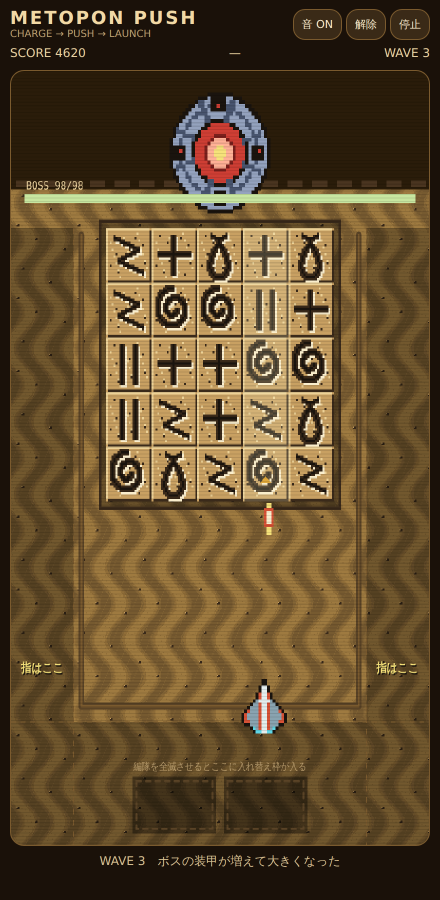
#> input picture t1.png, 880 x 1800 px (shown at 1/2 size)
$ python -i gen_art.py   (imports and definitions only)
#> lines starting #> are read from the running program, lines starting #| are printed output that depends on the picture
#!/usr/bin/env python3
"""METOPON 8bit ドット絵ジェネレータ。

無料素材サイトへ到達できない環境のため、ゼビウス風の 8bit スプライトを
自前で生成する。出力は assets/img/*.png（1ドット=1px、表示時に整数倍拡大）。
再生成: python3 tools/gen_art.py
"""
import math, os, tempfile
from PIL import Image, ImageDraw

OUT = os.path.join(os.path.dirname(__file__), '..', 'assets', 'img')

# --- 砂漠パレット（8bit機の色数に寄せて絞る） ---
PAL = {
    '.': (0, 0, 0, 0),
    'o': (26, 20, 14, 255),      # 輪郭／彫り込みの影
    'O': (58, 42, 26, 255),      # 砂の深い影
    'D': (143, 109, 56, 255),    # 砂・暗
    'S': (200, 160, 98, 255),    # 砂・基本
    'H': (236, 209, 150, 255),   # 砂・明
    'W': (250, 238, 205, 255),   # 砂・ハイライト
    'b': (228, 238, 238, 255),   # 機体・明
    'm': (137, 163, 176, 255),   # 機体・中
    'a': (214, 82, 54, 255),     # 赤ライン
    'c': (95, 214, 230, 255),    # 排気
    'R': (206, 62, 52, 255),     # 敵・赤
    'r': (122, 32, 28, 255),
    'L': (255, 176, 150, 255),
    'G': (92, 178, 74, 255),     # 敵・緑
    'g': (40, 96, 38, 255),
    'l': (186, 232, 150, 255),
    'P': (148, 162, 190, 255),   # 敵・鋼
    'p': (72, 84, 110, 255),
    'y': (246, 226, 122, 255),   # 発光
    'n': (72, 36, 102, 255),     # ナス・最暗
    'v': (108, 58, 150, 255),    # ナス・暗
    'V': (152, 94, 198, 255),    # ナス・中
    'U': (198, 152, 232, 255),   # ナス・明
    'K': (232, 186, 74, 255),    # 黄金
    'k': (166, 118, 34, 255),    # 黄金・影
    'B': (58, 106, 192, 255),    # エジプト青
    'b2': (30, 58, 118, 255),    # エジプト青・影
    'N': (26, 24, 30, 255),      # 黒（アヌビス）
    'n2': (58, 54, 66, 255),     # 黒・明
    'F': (238, 236, 228, 255),   # 白布（メジェド）
    'f': (186, 184, 176, 255),   # 白布・影
    'T': (214, 162, 104, 255),   # 砂岩の肌
    't': (168, 118, 68, 255),
    'X': (240, 205, 148, 255),   # スフィンクスの砂色（線画の塗り）
    'x': (214, 176, 122, 255),   # その影
    'M': (166, 102, 46, 255),    # アヌビスの肌
    'Y': (247, 196, 44, 255),    # 黄（腰布・装飾）
    'A': (232, 124, 44, 255),    # 橙（襟）
    'e': (250, 232, 206, 255),   # 白目
}


# [23 lines left out: functions from_rows, save, not called in this run]


# ---------------------------------------------------------------- 自機
# ゼビウスのソルバルウ風。左半分だけ書いて左右対称に展開する。
SHIP = [
    '.......o',
    '.......o',
    '......ob',
    '......ob',
    '.....oab',
    '.....oab',
    '....ombb',
    '...ommab',
    '..ommmab',
    '.oammmab',
    'oammmmab',
    'oammmmab',
    'oaammmab',
    '.oommmab',
    '...ocmab',
    '....occb',
]

# ---------------------------------------------------------------- 敵 1x1
# トーロイド風の回転リング。四分円を書いて上下左右に展開。
E1 = [
    '.....ooo',
    '...ooRRR',
    '..oRRLLR',
    '.oRRLLRR',
    '.oRLLRro',
    'oRRLRro.',
    'oRRLRo..',
    'oRRLRo..',
]

# ---------------------------------------------------------------- 敵 2x1
# 横長の高速機。左半分を左右対称に展開して 32x16。
E2 = [
    '...............o',
    '..............oG',
    '............oogG',
    '.........ooogGGG',
    '......ooogGGGGll',
    '...oogGGGGGGGlll',
    '.oogGGGGooGGGlll',
    'ogGGGGGoRRoGllll',
    'ogGGGGGoRRoGllll',
    '.oogGGGGooGGGlll',
    '...oogGGGGGGGlll',
    '......ooogGGGGll',
    '.........ooogGGG',
    '............oogG',
    '..............oG',
    '...............o',
]

# ---------------------------------------------------------------- 敵 2x2
# [68 lines left out: functions enemy4, zako22, nasu_big, not called in this run]


# --- ボス4体 ---------------------------------------------------------------
# 参考にした絵の雰囲気（太い輪郭＋べた塗り、目が大きくてとぼけた顔）に寄せて
# ドットで描き起こしたもの。素材そのものは使っていない。
# ボスの帯は暗いので、シルエットのまわりに淡いふちを足して浮かせる。
INK = (26, 20, 14, 255)
RIM = (250, 238, 205, 255)


def add_rim(img, col=RIM, w=2):
    """不透明な部分のまわりに淡いふちを足す。暗い体でも形が見えるように。"""
    from PIL import ImageChops, ImageFilter
    a = img.split()[3].point(lambda v: 255 if v > 128 else 0)
    ring = ImageChops.subtract(a.filter(ImageFilter.MaxFilter(2 * w + 1)), a)
    out = Image.new('RGBA', img.size, (0, 0, 0, 0))
    out.paste(col, (0, 0), ring)
    out.alpha_composite(img)
    return out


# [296 lines left out: functions boss_sphinx, boss_medjed, boss_bastet, boss_anubis, spiral_points, glyph_paths and 9 more, not called in this run]


# [10 lines not run here, left out]

>>> import cv2
>>> picture = cv2.imread('../t1.png', cv2.IMREAD_GRAYSCALE)
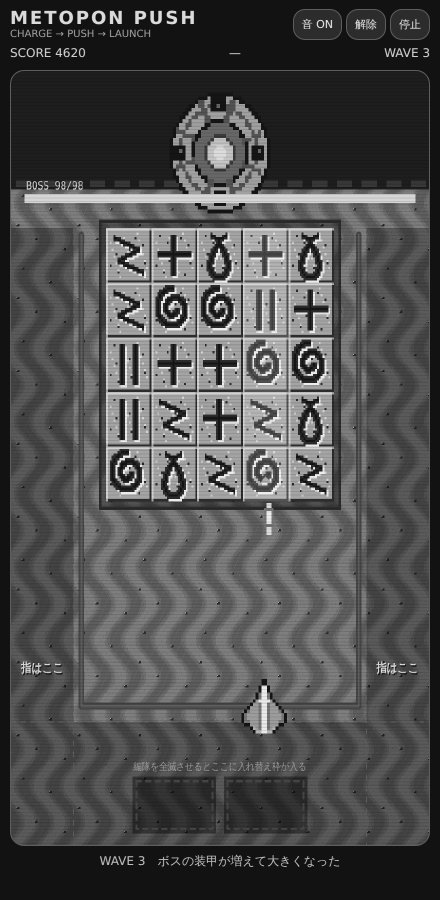
#> picture: shape (1800, 880) (shown at 1/2 size); min 16, max 238, mean 78
>>> result = add_rim(picture)
#> (the run stopped early here; a loop or call above may not have finished)

$ run again, on w1_carry.png
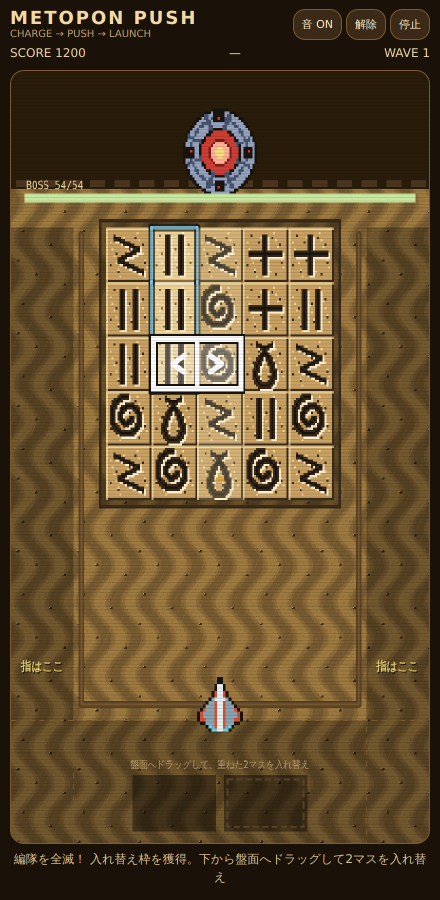
#> input picture w1_carry.png, 880 x 1800 px (shown at 1/2 size)
#> `picture = cv2.imread('../t1.png', cv2.IMREAD_GRAYSCALE)`:
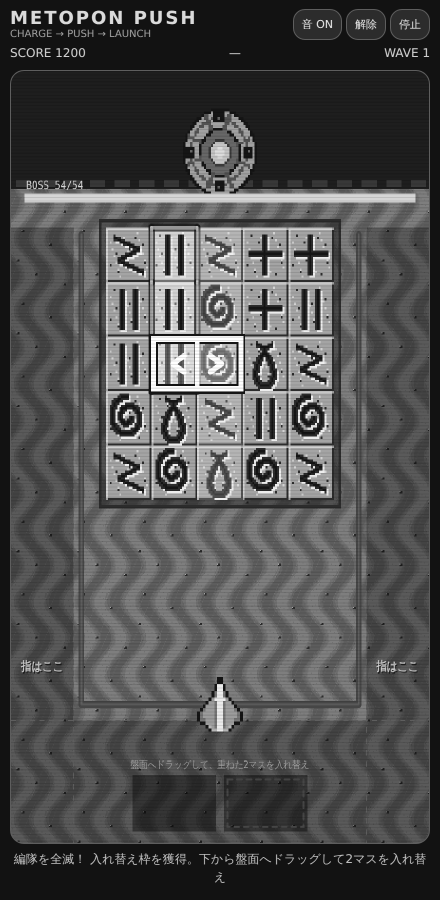
#> picture: shape (1800, 880) (shown at 1/2 size); min 16, max 255, mean 78.2

$ run again, on w2_board.png
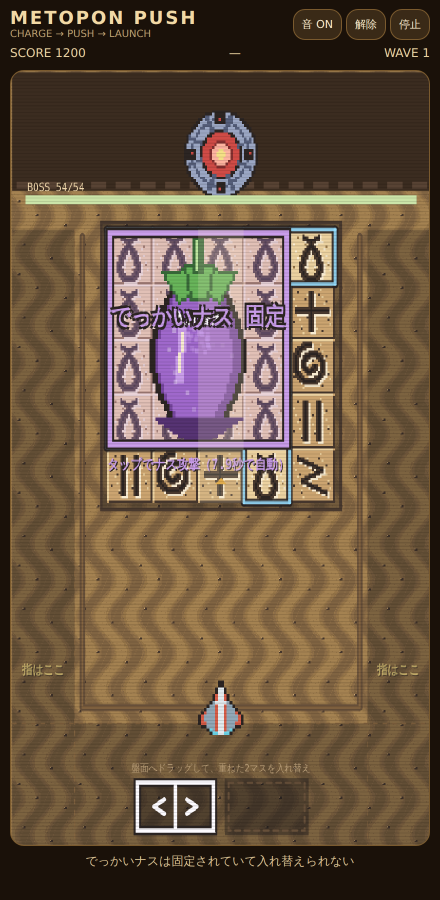
#> input picture w2_board.png, 880 x 1800 px (shown at 1/2 size)
#> `picture = cv2.imread('../t1.png', cv2.IMREAD_GRAYSCALE)`:
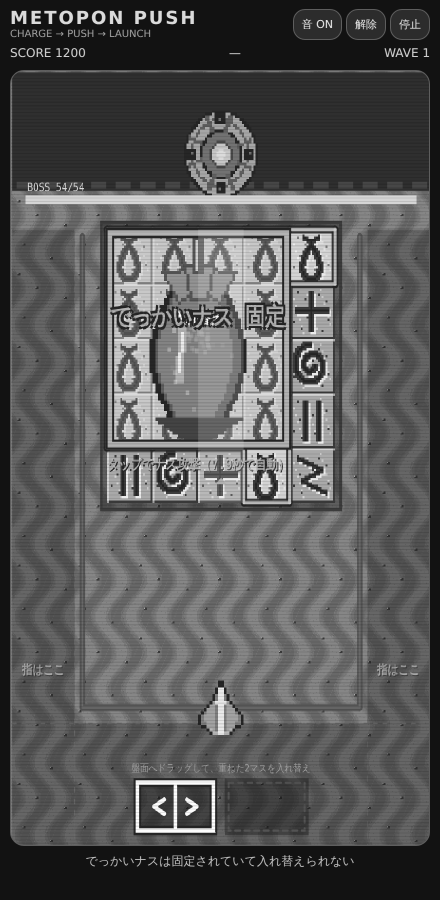
#> picture: shape (1800, 880) (shown at 1/2 size); min 17, max 252, mean 86.3

$ run again, on y1_title.png
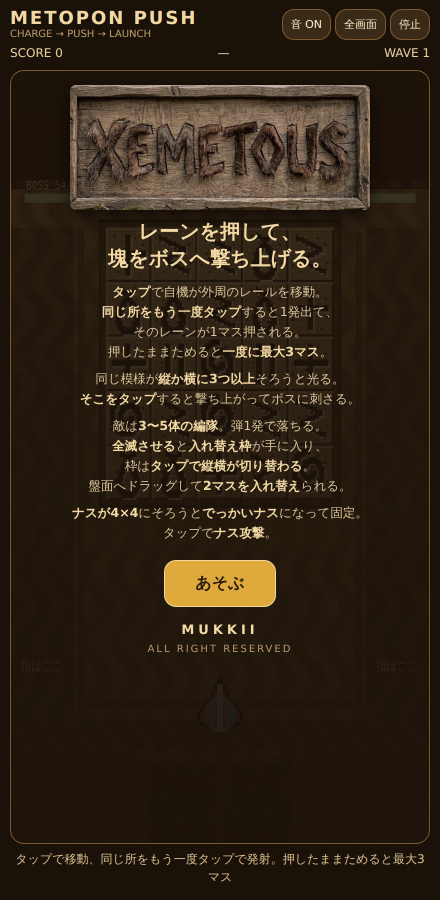
#> input picture y1_title.png, 880 x 1800 px (shown at 1/2 size)
#> `picture = cv2.imread('../t1.png', cv2.IMREAD_GRAYSCALE)`:
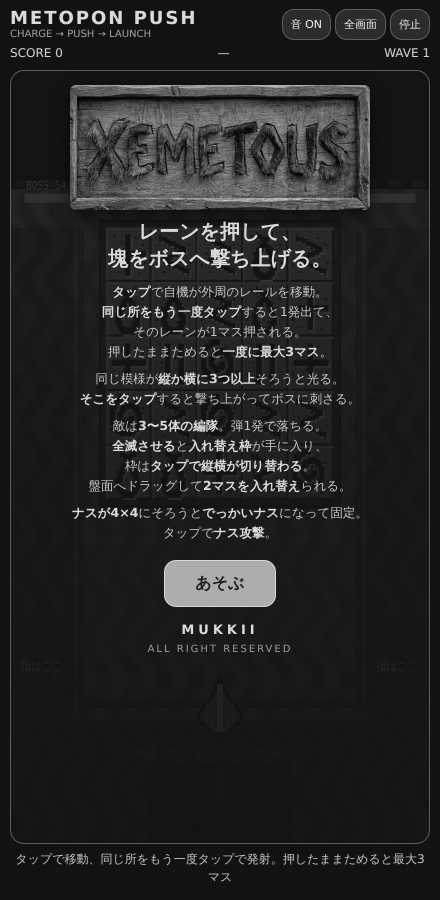
#> picture: shape (1800, 880) (shown at 1/2 size); min 0, max 230, mean 37.5
